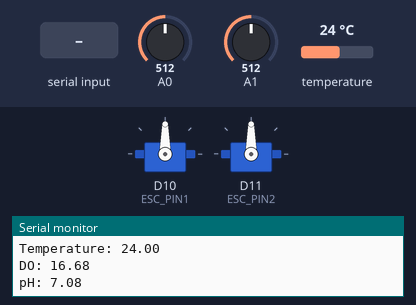
This sketch was run on a simulated Arduino Uno R4 WiFi. Shown: 2 × servo, the last lines printed to the serial monitor. The test bench sets the inputs (shaded band); at power-on: A0 = 512, A1 = 512, temperature 24 °C. WiFi joins after 1.5 s; servers stay silent unless stated.

Above: at 2.7 s.
2.8 s: "f" received over the second serial link
At 9.4 s:
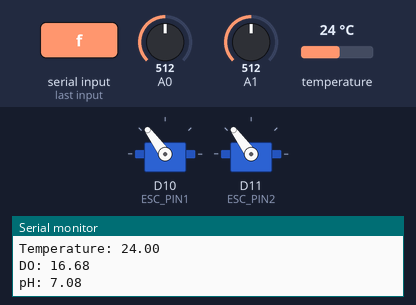
9.7 s: "b" received over the second serial link
At 15.2 s:
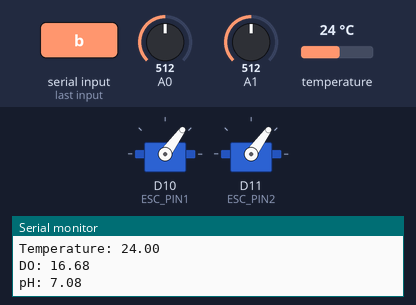
15.6 s: "l" received over the second serial link
At 20.8 s:
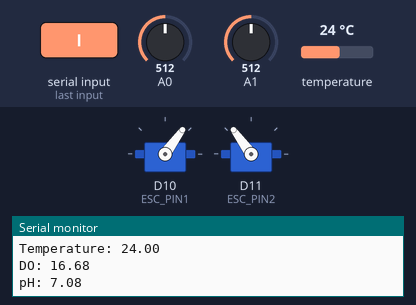
21.4 s: "r" received over the second serial link
At 26.4 s:
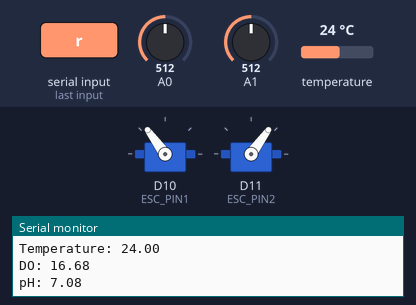
27.3 s: "s" received over the second serial link
At 32.1 s:
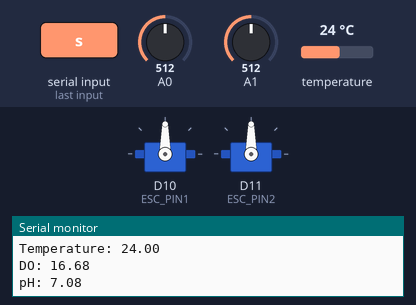
Timing chart, 0 to 33.6 s (numbered marks = the images above; inputs shaded):
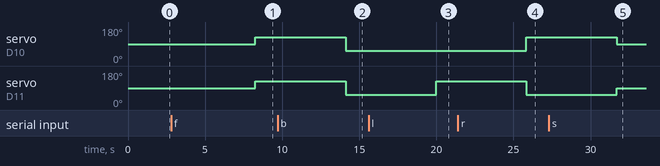

Measured:
- after the input at 2.8 s, servo on D10 (ESC_PIN1), servo on D11 (ESC_PIN2): 90° → 126° after 5.4 s
- after the input at 9.7 s, servo on D10 (ESC_PIN1), servo on D11 (ESC_PIN2): 126° → 54° after 4.4 s
- after the input at 15.6 s, servo on D11 (ESC_PIN2): 54° → 126° after 4.4 s
- after the input at 21.4 s, servo on D10 (ESC_PIN1): 54° → 126° after 4.4 s; servo on D11 (ESC_PIN2): 126° → 54° after 4.4 s
- after the input at 27.3 s, servo on D10 (ESC_PIN1): 126° → 90° after 4.4 s; servo on D11 (ESC_PIN2): 54° → 90° after 4.4 s

The sketch:

arduino.ino
```cpp
#include <DallasTemperature.h>
#include <Arduino.h>
#include <OneWire.h>
#include <Servo.h>
#include <WiFiS3.h>
#include <SoftwareSerial.h>

#define ONE_WIRE_BUS 2
#define ESC_PIN1 10
#define ESC_PIN2 11
#define Vref 4.95

const char* ssid = "YourHotspotSSID";  // 노트북 핫스팟의 SSID
const char* password = "YourHotspotPassword";  // 노트북 핫스팟의 비밀번호

OneWire oneWire(ONE_WIRE_BUS);
DallasTemperature sensors(&oneWire);
Servo esc1;
Servo esc2;
unsigned long int avgValue;

SoftwareSerial BluetoothSerial(2, 3); // RX, TX 핀 설정

// 함수 선언
float readPH();
void sendDataToServer(float temp, float do_value, float ph);

void setup() {
  Serial.begin(9600);
  BluetoothSerial.begin(9600);

  // WiFi 연결
  Serial.print("Connecting to WiFi");
  WiFi.begin(ssid, password);
  while (WiFi.status() != WL_CONNECTED) {
    Serial.print(".");
    delay(1000);
  }
  Serial.println("\nConnected to WiFi");
  Serial.print("IP address: ");
  Serial.println(WiFi.localIP());

  sensors.begin();
  esc1.attach(ESC_PIN1, 1000, 2000);
  esc2.attach(ESC_PIN2, 1000, 2000);
  esc1.writeMicroseconds(1500);
  esc2.writeMicroseconds(1500);
}

void loop() {
  // 센서 데이터 읽기
  sensors.requestTemperatures();
  float temperatureC = sensors.getTempCByIndex(0);
  int doSensorValue = analogRead(A0);
  float doVoltage = doSensorValue * (5.0 / 1023.0);
  float DOValue = (doVoltage / 3.0) * 20.0;
  float pHValue = readPH();

  // 시리얼 포트로 데이터 전송
  Serial.print("Temperature: ");
  Serial.println(temperatureC);
  Serial.print("DO: ");
  Serial.println(DOValue);
  Serial.print("pH: ");
  Serial.println(pHValue);

  // 블루투스 입력으로 모터 제어
  if (BluetoothSerial.available()) {
    char input = BluetoothSerial.read();
    switch (input) {
      case 'f': // Forward
        esc1.writeMicroseconds(1700);
        esc2.writeMicroseconds(1700);
        break;
      case 'b': // Backward
        esc1.writeMicroseconds(1300);
        esc2.writeMicroseconds(1300);
        break;
      case 'l': // Left
        esc1.writeMicroseconds(1300);
        esc2.writeMicroseconds(1700);
        break;
      case 'r': // Right
        esc1.writeMicroseconds(1700);
        esc2.writeMicroseconds(1300);
        break;
      case 's': // Stop
        esc1.writeMicroseconds(1500);
        esc2.writeMicroseconds(1500);
        break;
    }
  }

  delay(5000);  // 5초 간격으로 데이터 전송
}

float readPH() {
  int buf[10];
  for (int i = 0; i < 10; i++) {
    buf[i] = analogRead(A1);
    delay(10);
  }
  for (int i = 0; i < 9; i++) {
    for (int j = i + 1; j < 10; j++) {
      if (buf[i] > buf[j]) {
        int temp = buf[i];
        buf[i] = buf[j];
        buf[j] = temp;
      }
    }
  }
  avgValue = 0;
  for (int i = 2; i < 8; i++) {
    avgValue += buf[i];
  }
  float sensorValue = avgValue / 6.0;
  float phVoltage = sensorValue * (Vref / 1023.0);
  float scale = -3.5;
  float pHValue = 7.0 + (phVoltage - 2.5) * scale;
  return pHValue;
}
```
